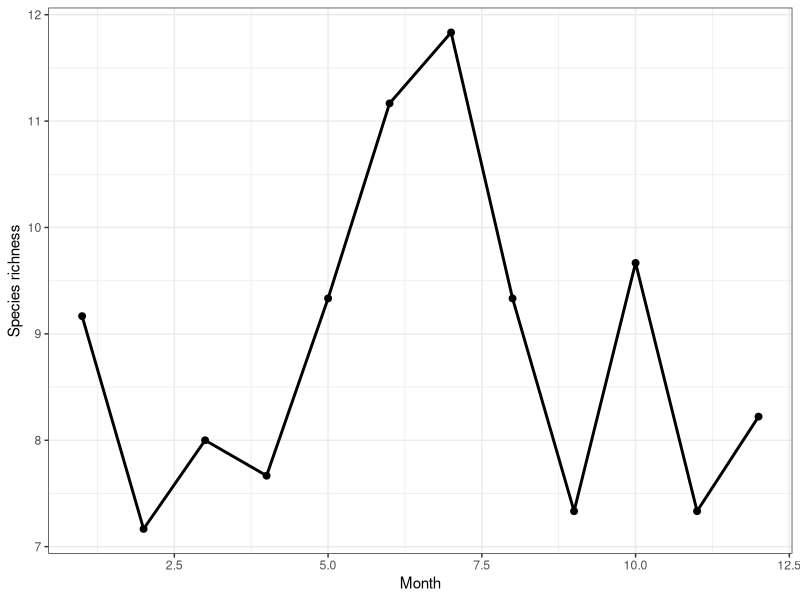
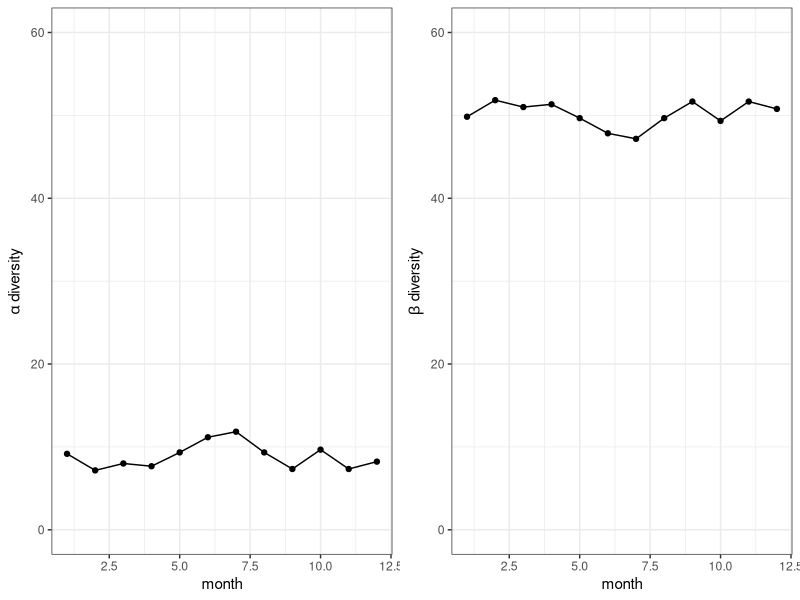
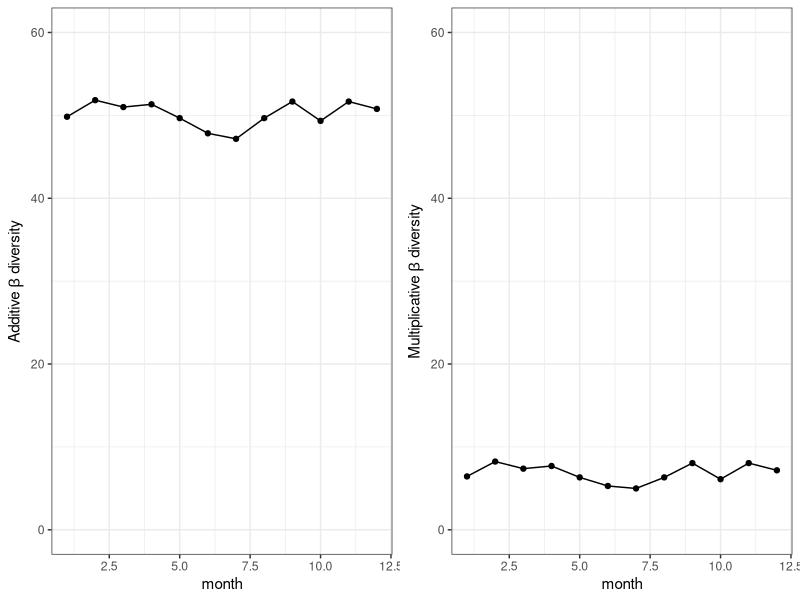
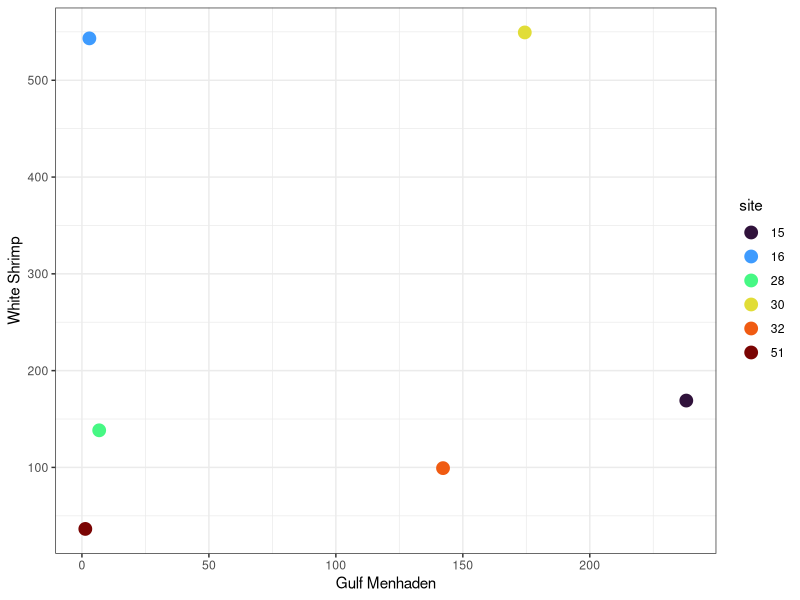
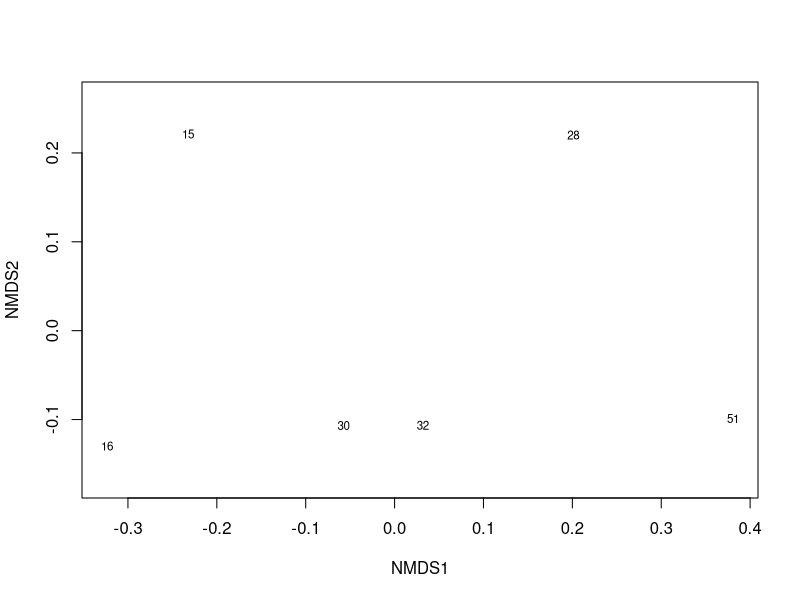
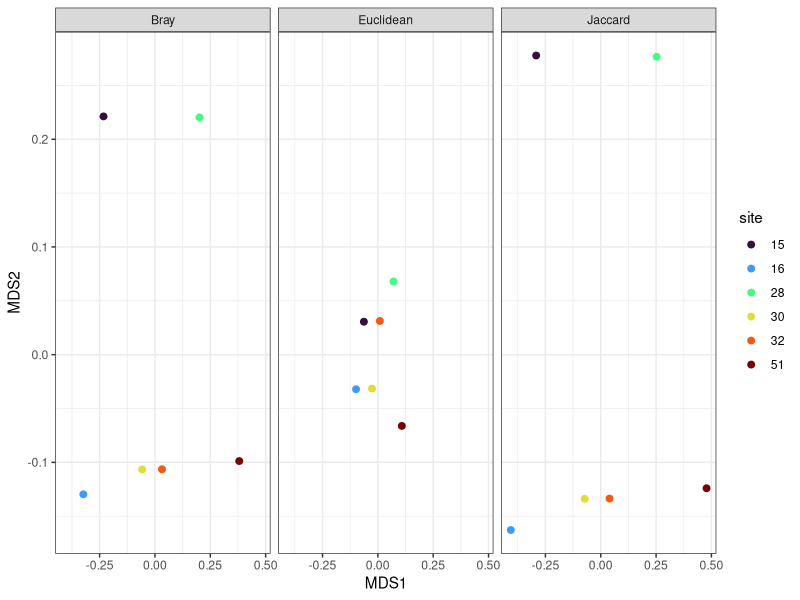
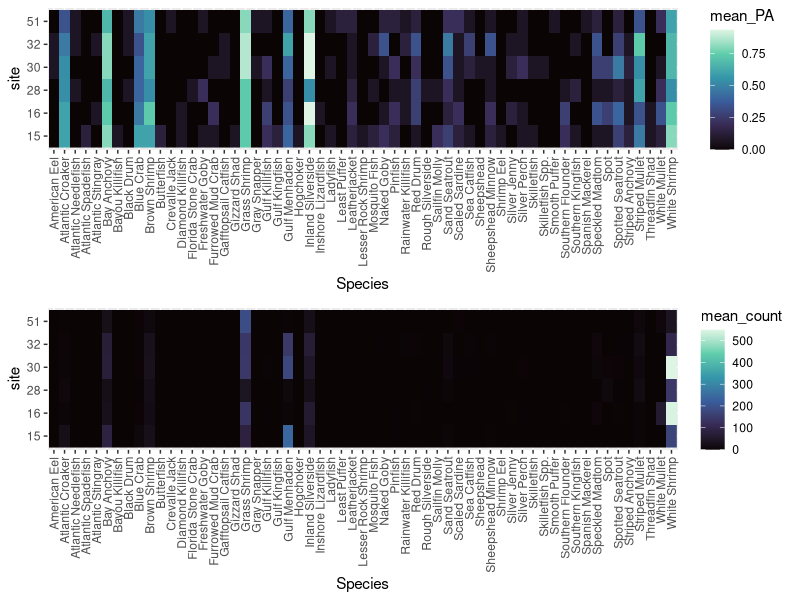

Write R code to recreate these figures, in order.
#' """ Workshop 8: Community data: vegan and multivariate methods
#'     @author: BSC 6926 B52
#'     date: 10/15/25"""

library(tidyverse)

## Community Data
#Community data can vary in format, but typically involves abundance, biomass, or CPUE data for multiple species collected in each sample. Data can be stored in wide (species ID for each column) or long format. The `vegan` package can be useful for calculating diversity metrics. `vegan` calculates metrics from a community matrix (long format).
# data in wide format
marsh_w = read_csv('data/Calcasieu.csv') |> 
  mutate(site = as.character(site),
         month = month(date)) 

marsh_w

### `vegan` diversity functions
# There are useful functions in `vegan` that can be used to calculate diversity metrics.
# 
# `specnumber()` calculates species richness. `diversity()` can calculate Shannon, Simpson, and inverse Simpson metrics.

library(vegan)

marsh_div = marsh_w |> 
  mutate(richness = specnumber(across(`Speckled Madtom`:`Smooth Puffer`)),
         H = diversity(across(`Speckled Madtom`:`Smooth Puffer`)),
         simp = diversity(across(`Speckled Madtom`:`Smooth Puffer`), "simpson"),
         invsimp = diversity(across(`Speckled Madtom`:`Smooth Puffer`),"inv")) 

#average
average_div = marsh_div |> 
  group_by(month) |> 
  summarize(across(richness:invsimp, list(mean = mean, sd = sd)))

average_div

ggplot(average_div, aes(month, richness_mean))+
  geom_point(size = 2)+
  geom_line( linewidth = 1)+
  labs(x = 'Month', y = 'Species richness')+
  theme_bw()

## Diversity partitioning (From Stevens 2010 - A primer of ecology with R)

# We frequently refer to biodiversity (i.e., richness, Simpson’s, and Shannon diversity) at different spatial scales as $\alpha$, $\beta$, and $\gamma$ diversity.\
# 
# Alpha diversity, $\alpha$, is the diversity of a point location or of a single sample.\
# Beta diversity, $\beta$, is the diversity due to multiple localities and can be used to describe differences in species composition among sites.\
# Gamma diversity, $\gamma$, is the diversity of a region, or at least the diversity of all the species in a set of samples collected over a large area (with large extent relative to a single sample).
# 
# Diversity across spatial scales can be further be partitioned in one of two ways, either using additive or multiplicative partitioning.\

### Additive partitioning
# _Additive partitioning_ is 
# $$\overline{\alpha} + \beta = \gamma$$
#   where $\alpha$ is the average diversity of samples, $\gamma$ is the diversity of pooled samples and $\beta$ is found  as 
# $$\beta = \gamma - \overline{\alpha}$$
#   We can think of $\beta$ as the average number of species not found in a sample, but which we know to be in the region. Additive partitioning allows direct comparison of average richness among samples at any hierarchical level of organization because all three measures of diversity $\alpha$, $\beta$, and $\gamma$ are expressed in the same units. This makes it analogous to partitioning variance in ANOVA. This is not the case for multiplicative partitioning diversity.

# gamma diversity
# convert to long format for plotting
marsh_l = marsh_w |> 
  pivot_longer(cols = 4:62, 
               names_to = "Species", 
               values_to = "Count") 

marsh_l

gammaDiv = length(unique(marsh_l$Species))

# calculate beta diversity
betaDiv = marsh_div |> 
  group_by(month) |> 
  summarise(alpha = mean(richness, na.rm = TRUE),
            gamma = gammaDiv,
            beta_a = gamma - alpha)

# plot 
library(ggpubr)
library(viridis)

a = ggplot(betaDiv, aes(month, alpha))+
  geom_point()+
  geom_line()+
  scale_y_continuous(limits = c(0,60))+
  labs(x = 'month', y = expression(alpha ~ 'diversity'))+
  theme_bw()

b = ggplot(betaDiv, aes(month, beta_a))+
  geom_point()+
  geom_line()+
  scale_y_continuous(limits = c(0,60))+
  labs(x = 'month', y = expression(beta ~ 'diversity'))+
  theme_bw()

ggarrange(a,b,nrow =1, common.legend = T,align = 'h')

### Multiplicative partitioning
# _Multiplicative partitioning_ is 
# $$\overline{\alpha} \beta = \gamma$$ and 
# 
# $$\beta = \gamma/\overline{\alpha}$$
#   where $\beta$ is a conversion factor that describes the relative change in species composition among samples. Sometimes this type of $\beta$ diversity is thought of as the number of different community types in a set of samples. However, use this interpretation with great caution, as $\beta$ diversity depends completely on the sizes or extent of the samples used for $\alpha$ diversity.

betaDiv = betaDiv |> 
  mutate(beta_m = gamma/alpha)


b = ggplot(betaDiv, aes(month, beta_a))+
  geom_point()+
  geom_line()+
  scale_y_continuous(limits = c(0,60))+
  labs(x = 'month', y = expression('Additive'~ beta ~ 'diversity'))+
  theme_bw()

m = ggplot(betaDiv, aes(month, beta_m))+
  geom_point()+
  geom_line()+
  scale_y_continuous(limits = c(0,60))+
  labs(x = 'month', y = expression('Multiplicative'~beta ~ 'diversity'))+
  theme_bw()

ggarrange(b,m,nrow =1, common.legend = T,align = 'h')

## Species composition/Community structure
# Instead of distilling community data into metrics, comparisons can be made doing with the multivariate method. This is commonly done with distance or dissimilarity, and represent how similar communities are.

# filter to 2 species in for visualization
marsh_spp = marsh_w |> 
  group_by(site) |> 
  summarise(across(c(`Gulf Menhaden`, `White Shrimp`), mean)) 

ggplot(marsh_spp, aes(`Gulf Menhaden`, `White Shrimp`, color = site)) +
  geom_point(size = 4)+
  scale_color_viridis_d(option = 'turbo')+
  theme_bw()


### Euclidean distance
# One way to measure the distance between two points is to use euclidean distance, which is the straight line distance between two points. Euclidean distance between two points $d(p,q)$ can be measured using the following formula
# $$d(p,q) = \sqrt{\sum_{i = 1}^{n} (p_i - q_i)^2}$$
#   
#   Note that this is not great for community data.

#Example - Euclidean distance between site 15 and site 16

gm_diff = marsh_spp$`Gulf Menhaden`[1] - marsh_spp$`Gulf Menhaden`[2] #Atya abundance pool 0 - pool 13
ws_diff = marsh_spp$`White Shrimp`[1] - marsh_spp$`White Shrimp`[2] #MAC abundance pool 0 - pool 13

sqrt(gm_diff^2+ws_diff^2)

### Bray-Curtis 
# A common distance method for community data is Bray-Curtis. 
# This is the difference in species abundance between two sites divided by the total abundance at each site. 
# Interpret as the proportion of all individuals that would remain unpaired - percentage of dissimilarity. Reflects changes in composition and changes in relative. This can be calculated with the `vegan` package. 

#First, lets create a community species matrix for average at each site

marsh_comm = marsh_w |> 
  group_by(site) |> 
  summarise(across(`Speckled Madtom`:`Smooth Puffer`, mean)) |> 
  column_to_rownames(var = "site")

# converts to dataframe
marsh_comm 

euc_dist = vegdist(marsh_comm, method = "euclidean")
euc_dist

bray_dist = vegdist(marsh_comm, method = "bray")
bray_dist

### Jaccard
# Another common way to analyze community data is with presence absence data. This is best compared with Jaccard dissimilarity. 
# Represents the proportion of unshared species. Frequently used to interpret turnover. 
# To some extent, the average Jaccard dissimilarity is a measure of beta diversity.

jac_dist = vegdist(marsh_comm, method = "jaccard")
jac_dist

mean(jac_dist)

### Plot distance in ordination space
# Ordination - represent data along a reduced number of orthogonal axis. 
# Or, show us patterns of relationship between samples in the high dimensional space in way smaller number of dimension (2 or 3, or more depending on complexity). 
# Different techniques, which use will depend on the research question or objectives e.g., Principal component analysis, Correspondence Analysis, Pricinpal Coordinate Analysis, and MDS.
# 
# non-metric MDS, most commonly used for data exploration and illustrate patterns. Technique that maximize the rank correlation between dissimilarity matrix and n dimensions space
# through an iterative process.

marsh.nmds.bc = metaMDS(marsh_comm, distance = "bray", k = 2, try = 100)
marsh.nmds.ec = metaMDS(marsh_comm, distance = "euclidean", k = 2, try = 100)
marsh.nmds.jc = metaMDS(marsh_comm, distance = "jaccard", k = 2, try = 100)

plot(marsh.nmds.bc, display = "sites", type = "text")

# The output is a list, so need to extract data to plot in ggplot

nmds_output = bind_rows(bc = data.frame(marsh.nmds.bc[["points"]]),
                        ec = data.frame(marsh.nmds.ec[["points"]]),
                        jc = data.frame(marsh.nmds.jc[["points"]])) |> 
  mutate(site = rep(unique(marsh_spp$site), times = 3),
         Dissimilarity = rep(c("Bray", "Euclidean", "Jaccard"),
                             each = length(unique(site))))

ggplot(nmds_output, aes(MDS1, MDS2, color = as.factor(site)))+
  geom_point(size = 2)+ 
  facet_wrap(~Dissimilarity)+
  labs(color = 'site')+
  scale_color_viridis_d(option = 'turbo')+
  theme_bw()

## Diversity partitioning 
marsh_spp.2 = marsh_l |>
  mutate(PA = if_else(Count > 0, 1, 0)) |> 
  group_by(site, Species) |> 
  summarise(mean_count = mean(Count, na.rm = TRUE),
            mean_PA = mean(PA, na.rm = TRUE)) 


# Let's explore how presence/absence and counts varies between species and pools

PA_dist = ggplot(marsh_spp.2, aes(x = Species, y = site, fill = mean_PA))+
  labs(y = 'site')+
  scale_fill_viridis_c(option = 'mako')+
  geom_raster()+
  theme(axis.text.x = element_text(angle = 90, vjust = 0.5, hjust=1))

Co_dist = ggplot(marsh_spp.2, aes(x = Species, y = site, fill = mean_count))+
  labs(y = 'site')+
  scale_fill_viridis_c(option = 'mako')+
  geom_raster()+ 
  theme(axis.text.x = element_text(angle = 90, vjust = 0.5, hjust=1))

ggarrange(PA_dist, Co_dist,
          nrow = 2, align = 'v')

# ## Exercises
# For these exercises use the [LDWF Pontchartrain seine sampling dataset](https://raw.githubusercontent.com/PCB5423/BSC6926_workshopScripts/master/data/Calcasieu.csv). This dataset is the abundance for each species (in wide format) for 6 sites over 1 date.
# 
# 1. Using the Pontchartrain dataset calculate the mean and SD for species richness, Shannon, Simpson, and inverse Simpson for each sampling site.
# 
# 2. Plot the dominance (Whittiker) and K-dominance curves for each site.
# 
# 3. Plot the $\alpha$, $\beta$, and $\gamma$ diversity for each site for each sampling date in 2007. Use either additive or multiplicative $\beta$ diversity. Plot diversity over time. 
# 
# 4. Plot the Bray-Curtis and Jaccard dissimilarity for each site. 